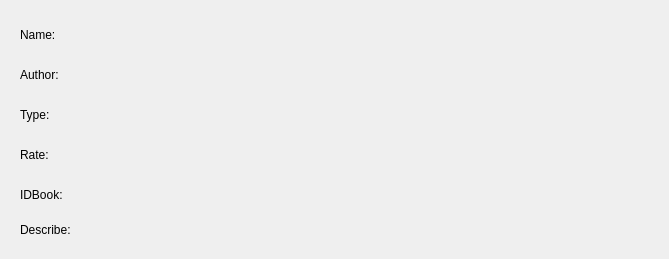
      <widget class="QWidget" name="scrollAreaWidgetContents_2">
       <property name="geometry">
        <rect>
         <x>0</x>
         <y>0</y>
         <width>669</width>
         <height>259</height>
        </rect>
       </property>
       <widget class="QLabel" name="BookName_2">
        <property name="geometry">
         <rect>
          <x>20</x>
          <y>20</y>
          <width>660</width>
          <height>30</height>
         </rect>
        </property>
        <property name="text">
         <string>Name:</string>
        </property>
       </widget>
       <widget class="QLabel" name="BookAuthor_2">
        <property name="geometry">
         <rect>
          <x>20</x>
          <y>60</y>
          <width>660</width>
          <height>30</height>
         </rect>
        </property>
        <property name="text">
         <string>Author:</string>
        </property>
       </widget>
       <widget class="QLabel" name="BookType_2">
        <property name="geometry">
         <rect>
          <x>20</x>
          <y>100</y>
          <width>660</width>
          <height>30</height>
         </rect>
        </property>
        <property name="text">
         <string>Type:</string>
        </property>
       </widget>
       <widget class="QLabel" name="BookRate_2">
        <property name="geometry">
         <rect>
          <x>20</x>
          <y>140</y>
          <width>660</width>
          <height>30</height>
         </rect>
        </property>
        <property name="text">
         <string>Rate:</string>
        </property>
       </widget>
       <widget class="QLabel" name="BookDes_2">
        <property name="geometry">
         <rect>
          <x>20</x>
          <y>180</y>
          <width>660</width>
          <height>100</height>
         </rect>
        </property>
        <property name="text">
         <string>Describe:</string>
        </property>
       </widget>
       <widget class="QLabel" name="IDBook">
        <property name="geometry">
         <rect>
          <x>20</x>
          <y>180</y>
          <width>660</width>
          <height>30</height>
         </rect>
        </property>
        <property name="text">
         <string>IDBook:</string>
        </property>
       </widget>
      </widget>
